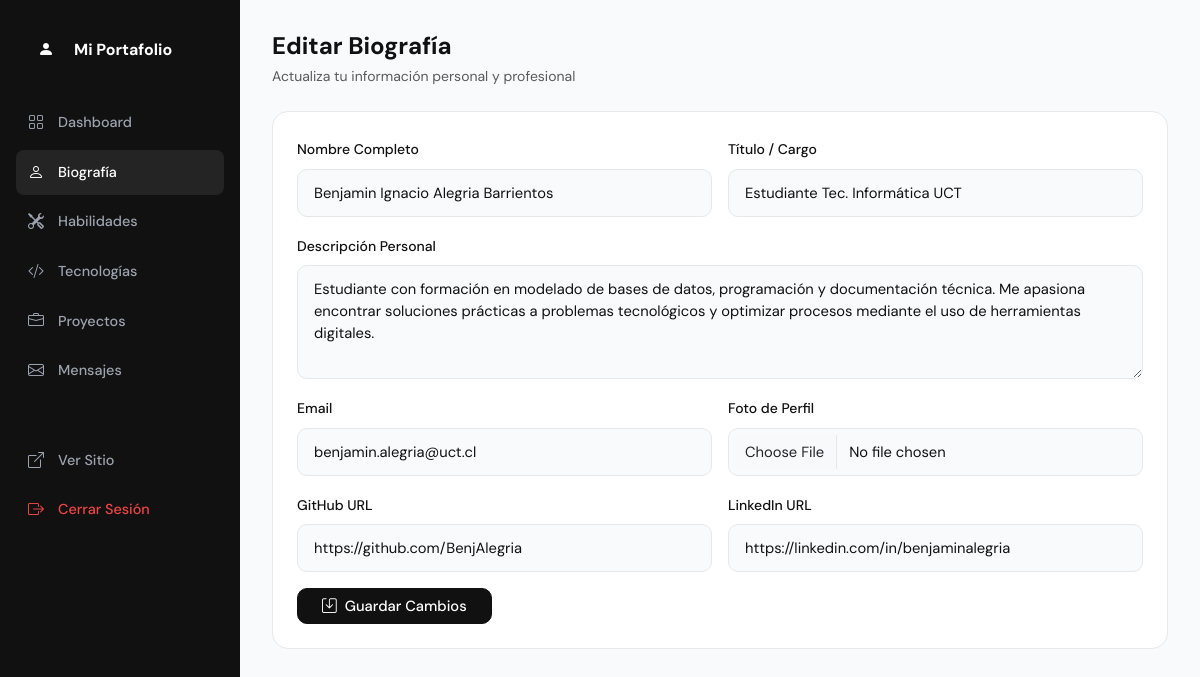
Screenshot of /dashboard/biografia.php (signed in) with the database file from the repository.
### tables this page shows
CREATE TABLE IF NOT EXISTS biografia (
    id          INT AUTO_INCREMENT PRIMARY KEY,
    nombre      VARCHAR(150) NOT NULL,
    titulo      VARCHAR(200) NOT NULL,
    descripcion TEXT         NOT NULL,
    email       VARCHAR(150),
    github      VARCHAR(255),
    linkedin    VARCHAR(255),
    foto        VARCHAR(255),
    updated_at  TIMESTAMP DEFAULT CURRENT_TIMESTAMP ON UPDATE CURRENT_TIMESTAMP
);

### includes/functions.php (called while the page is built, shortened)
<?php
function getBiografia($pdo) {
    try {
        $stmt = $pdo->query("SELECT * FROM biografia LIMIT 1");
        return $stmt->fetch();
    } catch (Exception $e) {
        return null;
    }
}

### dashboard/biografia.php (the view, shortened to what this page needs)
<?php
require_once '../includes/db.php';
require_once '../includes/functions.php';
$bio = getBiografia($pdo);
?>
<!DOCTYPE html>
<html lang="es">
<head>
    <link href="https://cdn.jsdelivr.net/npm/bootstrap@5.3.8/dist/css/bootstrap.min.css" rel="stylesheet">
    <link href="https://cdn.jsdelivr.net/npm/bootstrap-icons@1.11.0/font/bootstrap-icons.css" rel="stylesheet">
    <link href="../assets/css/style.css" rel="stylesheet">
</head>
<body>
<div class="dashboard-sidebar">
    <div class="brand"><div class="brand-icon"><i class="bi bi-person-fill"></i></div>Mi Portafolio</div>
    <a href="index.php" class="sidebar-link"><i class="bi bi-grid"></i> Dashboard</a>
    <a href="biografia.php" class="sidebar-link active"><i class="bi bi-person"></i> Biografía</a>
    <a href="habilidades.php" class="sidebar-link"><i class="bi bi-tools"></i> Habilidades</a>
    <a href="tecnologias.php" class="sidebar-link"><i class="bi bi-code-slash"></i> Tecnologías</a>
    <a href="proyectos.php" class="sidebar-link"><i class="bi bi-briefcase"></i> Proyectos</a>
    <a href="mensajes.php" class="sidebar-link"><i class="bi bi-envelope"></i> Mensajes</a>
    <div style="margin-top:auto;padding-top:40px;">
        <a href="../index.php" class="sidebar-link" target="_blank"><i class="bi bi-box-arrow-up-right"></i> Ver Sitio</a>
        <a href="logout.php" class="sidebar-link" style="color:#ef4444;"><i class="bi bi-box-arrow-right"></i> Cerrar Sesión</a>
    </div>
</div>
<div class="dashboard-content">
    <h4 class="fw-bold mb-1">Editar Biografía</h4>
    <p class="text-muted small mb-4">Actualiza tu información personal y profesional</p>
    <div class="dashboard-card">
        <form method="POST" enctype="multipart/form-data">
            <div class="row g-3">
                <div class="col-md-6">
                    <label class="form-label fw-medium small">Nombre Completo</label>
                    <input type="text" name="nombre" class="form-control contact-input"
                           value="<?php echo htmlspecialchars($bio['nombre'] ?? 'Benjamin Ignacio Alegria Barrientos'); ?>" required>
                </div>
                <div class="col-md-6">
                    <label class="form-label fw-medium small">Título / Cargo</label>
                    <input type="text" name="titulo" class="form-control contact-input"
                           value="<?php echo htmlspecialchars($bio['titulo'] ?? 'Estudiante Tec. Informática UCT'); ?>" required>
                </div>
                <div class="col-12">
                    <label class="form-label fw-medium small">Descripción Personal</label>
                    <textarea name="descripcion" class="form-control contact-input" rows="4" required><?php echo htmlspecialchars($bio['descripcion'] ?? 'Estudiante con formación en modelado de bases de datos, programación y documentación técnica. Me apasiona encontrar soluciones prácticas a problemas tecnológicos y optimizar procesos mediante el uso de herramientas digitales.'); ?></textarea>
                </div>
                <div class="col-md-6">
                    <label class="form-label fw-medium small">Email</label>
                    <input type="email" name="email" class="form-control contact-input"
                           value="<?php echo htmlspecialchars($bio['email'] ?? ''); ?>">
                </div>
                <div class="col-md-6">
                    <label class="form-label fw-medium small">Foto de Perfil</label>
                    <input type="file" name="foto" class="form-control contact-input" accept="image/*">
                </div>
                <div class="col-md-6">
                    <label class="form-label fw-medium small">GitHub URL</label>
                    <input type="url" name="github" class="form-control contact-input"
                           value="<?php echo htmlspecialchars($bio['github'] ?? ''); ?>" placeholder="https://github.com/usuario">
                </div>
                <div class="col-md-6">
                    <label class="form-label fw-medium small">LinkedIn URL</label>
                    <input type="url" name="linkedin" class="form-control contact-input"
                           value="<?php echo htmlspecialchars($bio['linkedin'] ?? ''); ?>" placeholder="https://linkedin.com/in/usuario">
                </div>
                <div class="col-12">
                    <button type="submit" class="btn btn-dark px-4">
                        <i class="bi bi-save me-2"></i>Guardar Cambios
                    </button>
                </div>
            </div>
        </form>
    </div>
</div>
</body>
</html>

### assets/css/style.css (style rules this page uses)
:root { --color-dark: #111111; --color-gray-light: #f5f6f7; --color-border: #e8e8e8; --color-text-muted: #6b7280; --color-accent: #111111; --font-main: 'DM Sans', sans-serif; --transition: 0.2s ease; --radius: 12px; --radius-lg: 16px; }
*, *::before, *::after { box-sizing: border-box; }
body { font-family: var(--font-main); color: var(--color-dark); background: #ffffff; line-height: 1.6; -webkit-font-smoothing: antialiased; }
.brand-icon { width: 36px; height: 36px; background: var(--color-dark); border-radius: 8px; display: flex; align-items: center; justify-content: center; color: white; font-size: 16px; }
.contact-input { background: #f9fafb; border: 1px solid #e5e7eb; border-radius: 10px; padding: 12px 16px; font-size: 0.92rem; color: var(--color-dark); transition: border-color var(--transition), box-shadow var(--transition); }
.contact-input::placeholder { color: #9ca3af; }
.btn-dark { background: var(--color-dark); border-color: var(--color-dark); font-weight: 500; border-radius: 10px; transition: all var(--transition); font-size: 0.92rem; }
html { scroll-behavior: smooth; }
.dashboard-sidebar { width: 240px; min-height: 100vh; background: var(--color-dark); position: fixed; left: 0; top: 0; z-index: 100; padding: 24px 16px; }
.dashboard-sidebar .brand { color: white; font-weight: 700; font-size: 1rem; padding: 8px 12px; margin-bottom: 24px; display: flex; align-items: center; gap: 10px; }
.sidebar-link { display: flex; align-items: center; gap: 10px; color: #9ca3af; text-decoration: none; padding: 10px 12px; border-radius: 8px; font-size: 0.9rem; font-weight: 500; margin-bottom: 4px; transition: all var(--transition); }
.sidebar-link:hover, .sidebar-link.active { background: rgba(255,255,255,0.08); color: white; }
.sidebar-link i { font-size: 16px; width: 20px; }
.dashboard-content { margin-left: 240px; min-height: 100vh; background: #f9fafb; padding: 32px; }
.dashboard-card { background: #ffffff; border: 1px solid var(--color-border); border-radius: var(--radius-lg); padding: 24px; }

### rows the page displays
biografia: nombre "Benjamin Ignacio Alegria Barrientos", titulo "Estudiante Tec. Informática UCT", descripcion "Estudiante con formación en modelado de bases de datos, programación y documentación técnica. Me apasiona encontrar soluciones prácticas a problemas tecnológicos y optimizar procesos mediante el uso de herramientas digitales.", email "benjamin.alegria@uct.cl", github "https://github.com/BenjAlegria", linkedin "https://linkedin.com/in/benjaminalegria"
